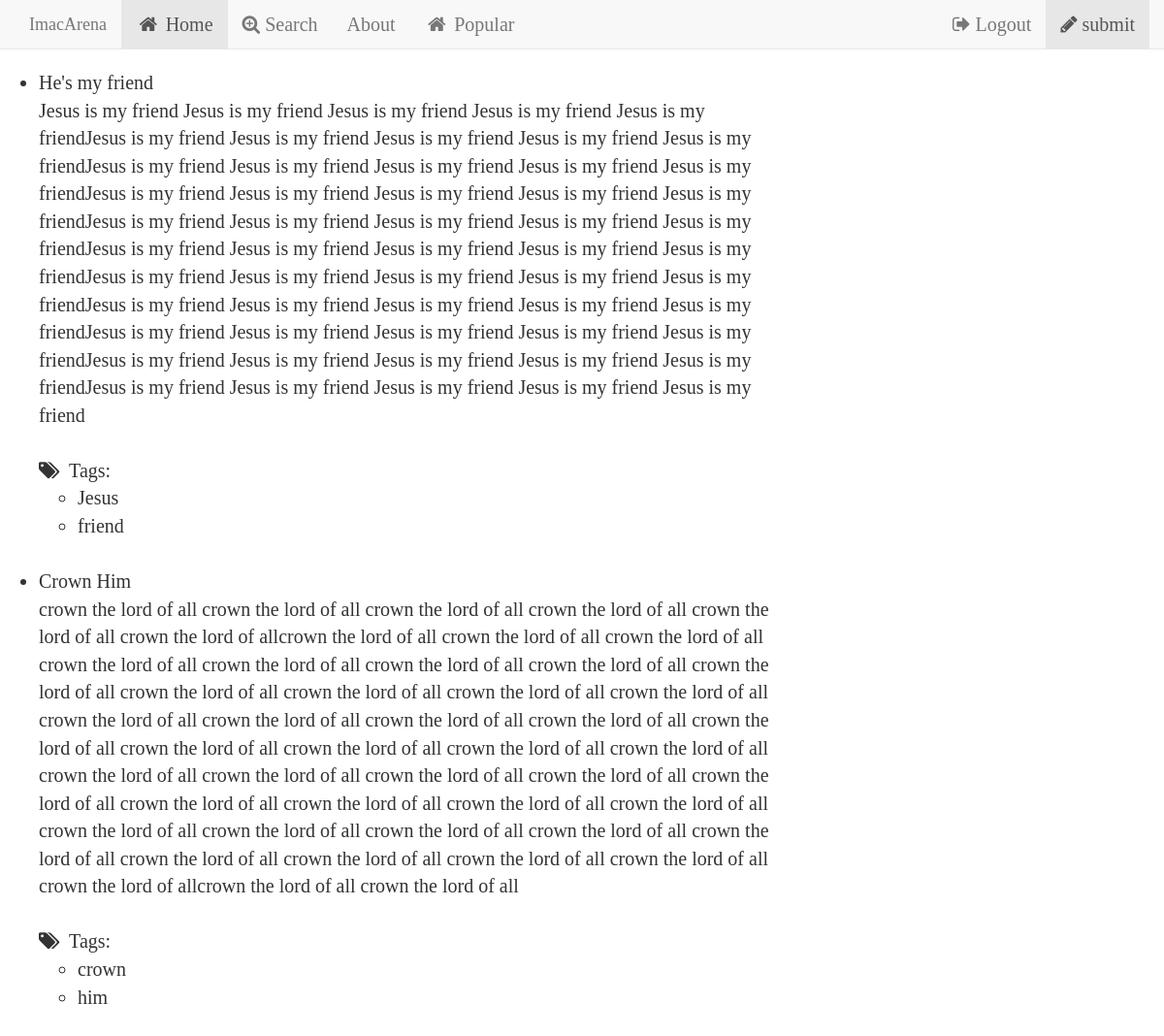
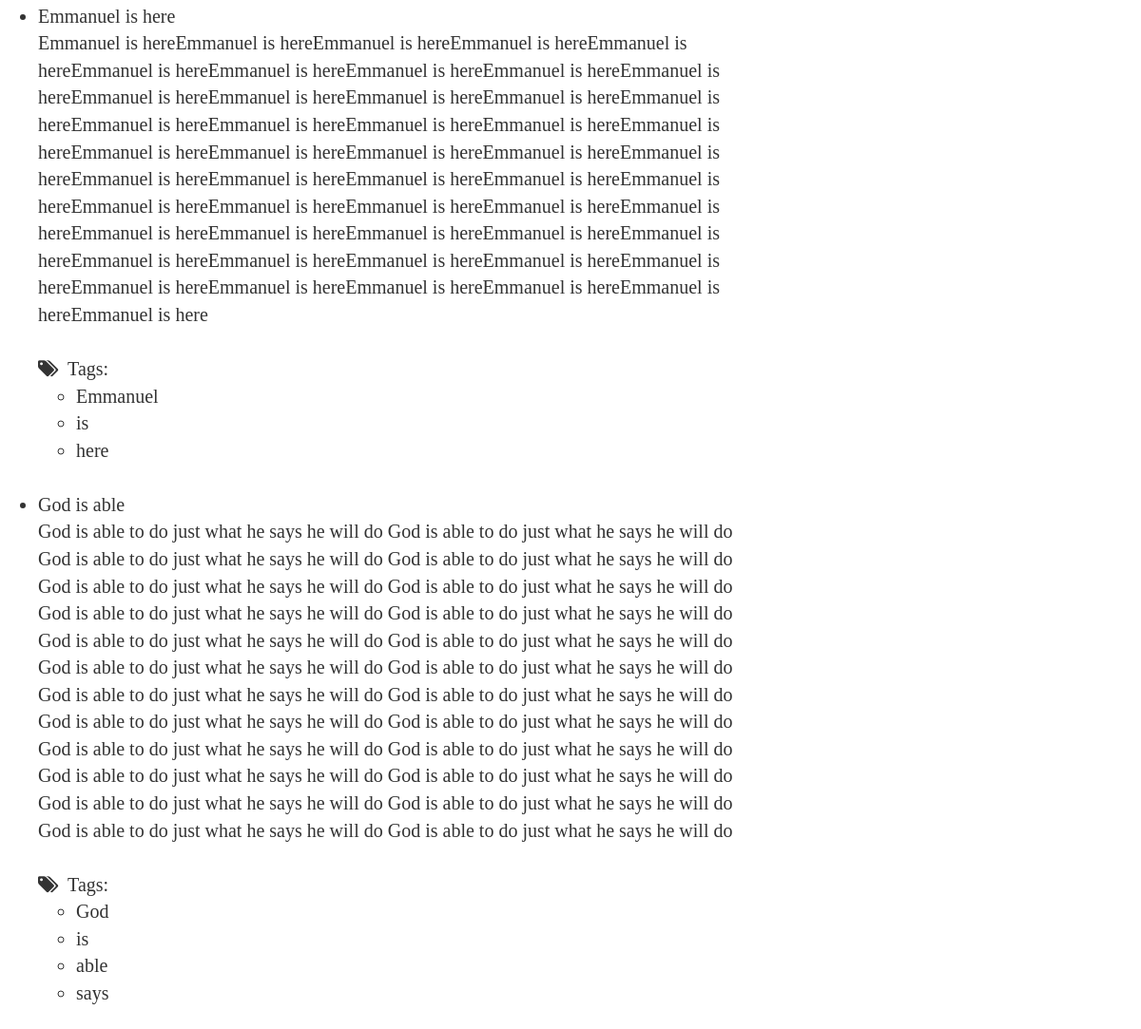
Page /user/ugochukwu/ (signed in) on the committed database (2 pictures, top to bottom).
### jplaceapp/models.py (models this page shows, shortened)
class Testimonies(models.Model):
    title = models.CharField(max_length=200)
    image = models.FileField(null=True,blank=True)
    user = models.ForeignKey(User)
    testimonies = models.ForeignKey(MyTestimony)
    likes = models.PositiveIntegerField(default=0)

class MyTestimony(models.Model):
    testimony = models.TextField(unique=True)
    def __str__(self):
        return self.testimony

class Tag(models.Model):
    name = models.CharField(max_length=64, unique=True)
    testimony = models.ManyToManyField(Testimonies)

### jplaceapp/views.py (the view)
# urls.py: url(r'^user/(\w+)/$', 'jplaceapp.views.user_page', name='user_page'),
def user_page(request, username):
    user = get_object_or_404(User, username=username)
    testimony = user.testimonies_set.order_by('-id')
    context = {
        'testimony': testimony,
        'username': username,
        'show_tags': True,
    }
    return render(request, 'user_page.html', context)

### templates/user_page.html (shortened to what this page needs)
{% extends "base.html" %}
{% block content %}
{% include "testimony_list.html" %}
{% endblock %}

### templates/testimony_list.html (shortened to what this page needs)
{% if testimony %}
<ul class="testimony">
    {% for obj in testimony %}
    <li> <a href="{{ obj.testimonies.testimony | escape }}" class="title">{{ obj.title | escape  }}</a><br />
        <div class="row">
            <div class="col-md-8">
                {{ obj.testimonies | escape  }}
            </div>
        </div>
                 <br />
        {% if show_tags %}
            <i class="fa fa-tags" aria-hidden="true"></i>&nbsp; Tags:
            {% if obj.tag_set.all %}
            <ul class="tags">
                {% for tag in obj.tag_set.all %}
                <li><a href="/tag/{{ tag.name | urlencode  }}/">{{ tag.name | escape }}</a></li>
            {% endfor %}
            </ul>
            {% else %}
            None.
            {% endif %}<br />
        {% endif %}
     </li>
    {% endfor %}
    </ul>
{% else %}
    <p>No testimony found.</p>
{% endif %}

### rows in the picture
Testimonies: title "He's my friend", testimonies "Jesus is my friend Jesus is my friend Jesus is my friend Jesus is my friend Jesus is my friendJesus is my friend Jesus is my friend Jesus is my friend Jesus is my friend Jesus is my friendJesus is my friend Jesus is my friend Jesus is my friend Jesus is my friend Jesus is my friendJesus is my friend Jesus is my friend Jesus is my friend Jesus is my friend Jesus is my friendJesus is my friend Jesus is my friend Jesus is my friend Jesus is my friend Jesus is my friendJesus is my friend Jesus is my friend Jesus is my friend Jesus is my friend Jesus is my friendJesus is my friend Jesus is my friend Jesus is my friend Jesus is my friend Jesus is my friendJesus is my friend Jesus is my friend…"
Tag: name "Jesus"
Tag: name "friend"
Testimonies: title "Crown Him", testimonies "crown the lord of all crown the lord of all crown the lord of all crown the lord of all crown the lord of all crown the lord of allcrown the lord of all crown the lord of all crown the lord of all crown the lord of all crown the lord of all crown the lord of all crown the lord of all crown the lord of all crown the lord of all crown the lord of all crown the lord of all crown the lord of all crown the lord of all crown the lord of all crown the lord of all crown the lord of all crown the lord of all crown the lord of all crown the lord of all crown the lord of all crown the lord of all crown the lord of all crown the lord of all crown the lord of all crown the lord of all crown the lord of…"
Tag: name "crown"
Tag: name "him"
Testimonies: title "Emmanuel is here", testimonies "Emmanuel is hereEmmanuel is hereEmmanuel is hereEmmanuel is hereEmmanuel is hereEmmanuel is hereEmmanuel is hereEmmanuel is hereEmmanuel is hereEmmanuel is hereEmmanuel is hereEmmanuel is hereEmmanuel is hereEmmanuel is hereEmmanuel is hereEmmanuel is hereEmmanuel is hereEmmanuel is hereEmmanuel is hereEmmanuel is hereEmmanuel is hereEmmanuel is hereEmmanuel is hereEmmanuel is hereEmmanuel is hereEmmanuel is hereEmmanuel is hereEmmanuel is hereEmmanuel is hereEmmanuel is hereEmmanuel is hereEmmanuel is hereEmmanuel is hereEmmanuel is hereEmmanuel is hereEmmanuel is hereEmmanuel is hereEmmanuel is hereEmmanuel is hereEmmanuel is hereEmmanuel is hereEmmanuel is hereEmmanuel is hereEmmanuel is…"
Tag: name "Emmanuel"
Tag: name "is"
Tag: name "here"
Testimonies: title "God is able", testimonies "God is able to do just what he says he will do God is able to do just what he says he will do God is able to do just what he says he will do God is able to do just what he says he will do God is able to do just what he says he will do God is able to do just what he says he will do God is able to do just what he says he will do God is able to do just what he says he will do God is able to do just what he says he will do God is able to do just what he says he will do God is able to do just what he says he will do God is able to do just what he says he will do God is able to do just what he says he will do God is able to do just what he says he will do God is able to do just what he says he…"
Tag: name "God"
Tag: name "able"
Tag: name "says"
